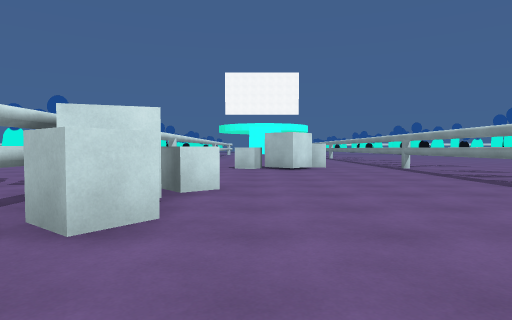
View 1 (above)

17 first-person views from a walk through a 3-D level made in the Unity game engine. The camera is 1.2 m above the floor, tilts 2° down and sees 75° across. The floor is counted in squares, 2 m on a side. Each view is taken from the middle of a square. On the plan, view 1 faces up. The plan holds only what a view shows up to about 10 squares ahead; the rest is blank. The place goes on beyond the plan. The player character is not drawn. Some animated figures are left out. Some surface patterns are stand-ins.

View 2
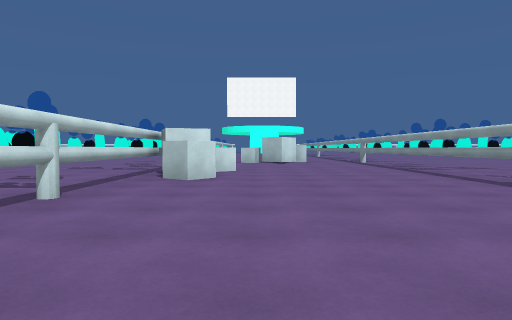

View 3
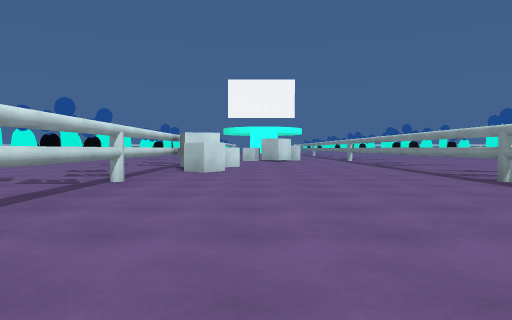

View 4
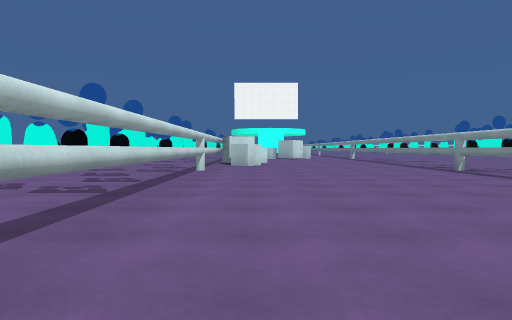

View 5
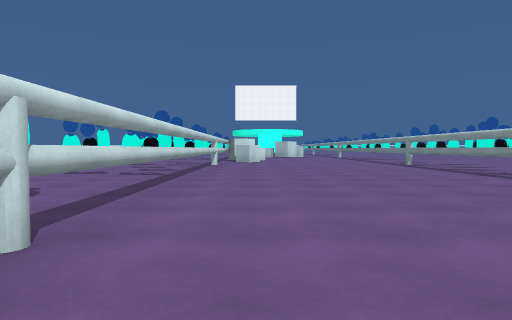

View 6
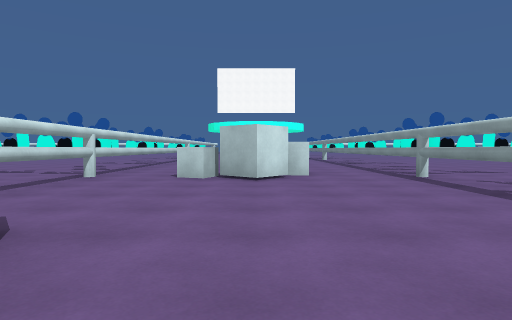

View 7
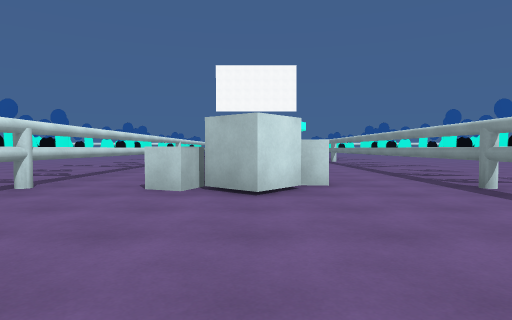

View 8
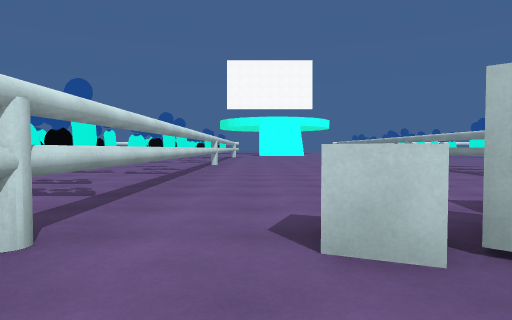

View 9
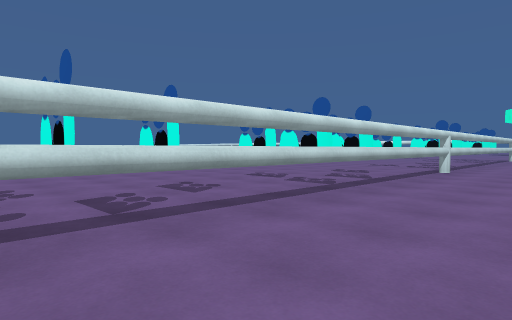

View 10
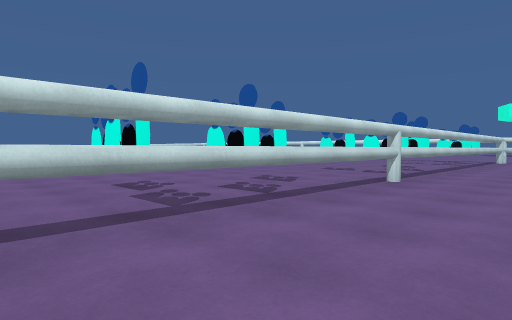

View 11
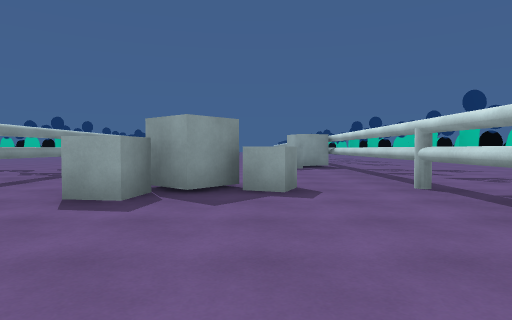

View 12
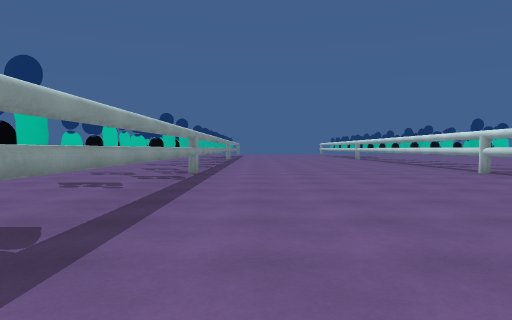

View 13
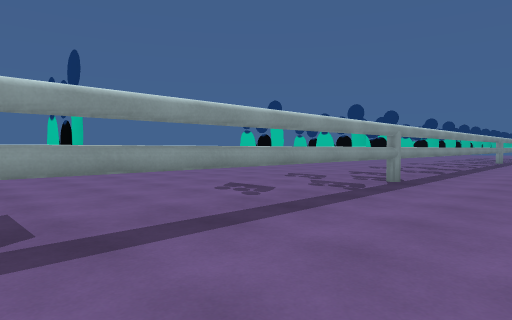

View 14
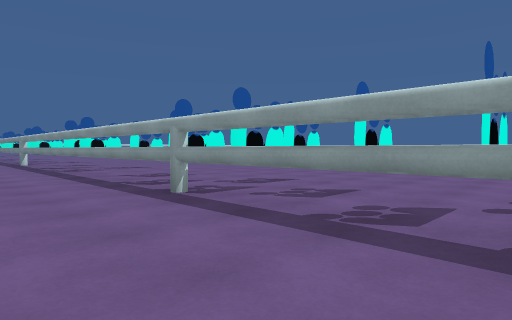

View 15
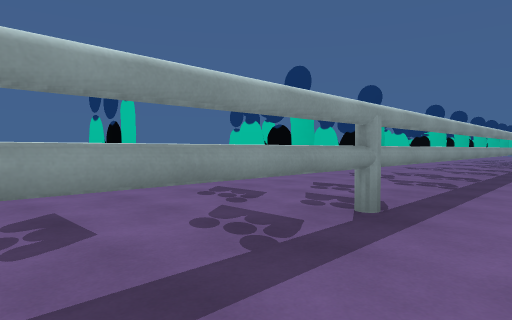

View 16
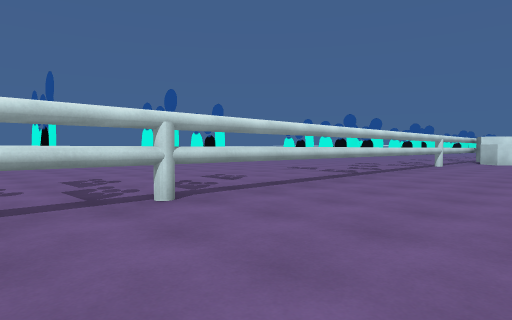

View 17
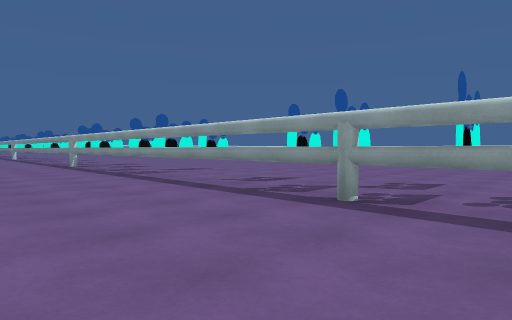

### Floor plan
Key: @ floor where view 1 was taken; # wall or solid block; x gap in a wall; . floor; C cylinder; U cube; T thing the floor can be seen under or through.
Columns run from 10 left of view 1 to 12 right of it. Each row starts with its distance up from view 1.
 22     .###..
 21    ....#..
 20   .....C..
 19   .....T..
 18   ....TT....
 17   ....TT....  ##
 16   ...TTT....  #
 15   .....T...  .#  ..
 14   .....T......T....
 13   ....TT......T....
 12   ....TT......TTT..
 11      TTT...UU.TTTT
 10       .C..UU..CC .
  9     ...T......T...
  8     ..TT......T..
  7     ..TT......TTT
  6    ....T......T...
  5    ..#x##U....TTx#
  4    .....UU....T....
  3    .... UU....T.....
  2     ..TT......T......
  1      .TT......TTT....
  0       TC..@...CCTT...
 -1     ..TT......TTT....
 -2     ..TT......TTT....
 -3     ..TT......TTT....
 -4     ...T......T...
 -5     .#xT......TTx#...
 -6    ....T......T......
 -7    ....T......T......
 -8  .....TT......T.#.....
 -9 .......T......T........
-10 ......TC......CCT......
-11  ....TTT......TTTT....
-12        T......T.x..

Where each view was taken, in squares from view 1:
view 1: 0 up, 0 right, facing up
view 2: 4 down, 0 right, facing up
view 3: 6 down, 0 right, facing up
view 4: 9 down, 1 left, facing up
view 5: 12 down, 1 left, facing up
view 6: 3 up, 1 right, facing up
view 7: 5 up, 1 right, facing up
view 8: 8 up, 1 left, facing up
view 9: 11 up, 0 right, facing up-left
view 10: 14 up, 0 right, facing up-left
view 11: 15 up, 0 right, facing down
view 12: 2 down, 3 right, facing down
view 13: 4 down, 2 right, facing down-right
view 14: 4 down, 2 right, facing up-right
view 15: 7 down, 3 right, facing down-right
view 16: 12 down, 1 right, facing up-left
view 17: 12 down, 1 right, facing up-right
